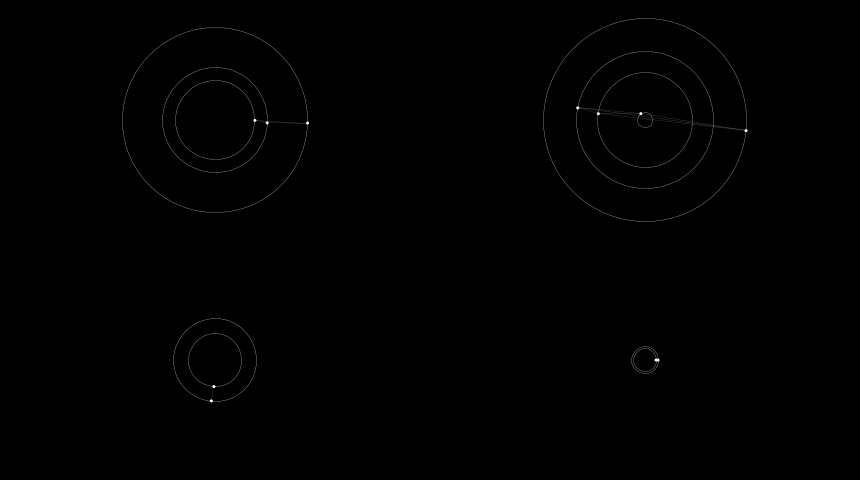
Frame 1 (no input)
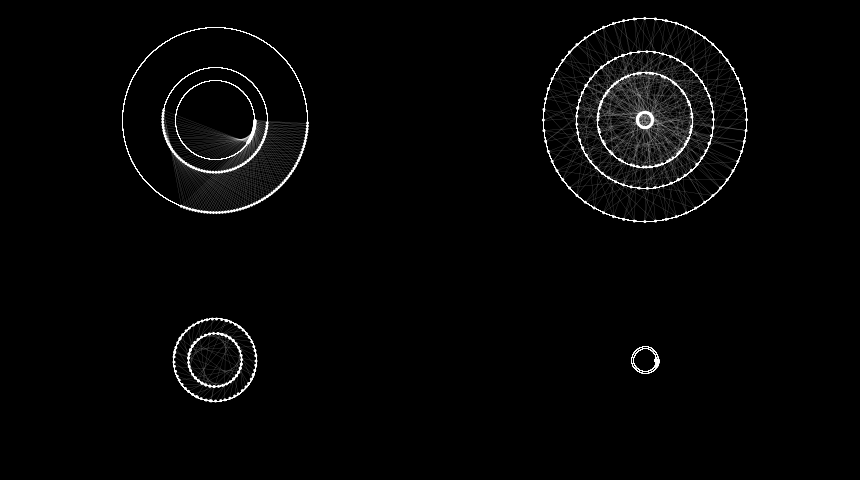
Frame 60 (the mouse pressed at the canvas centre just before this capture)
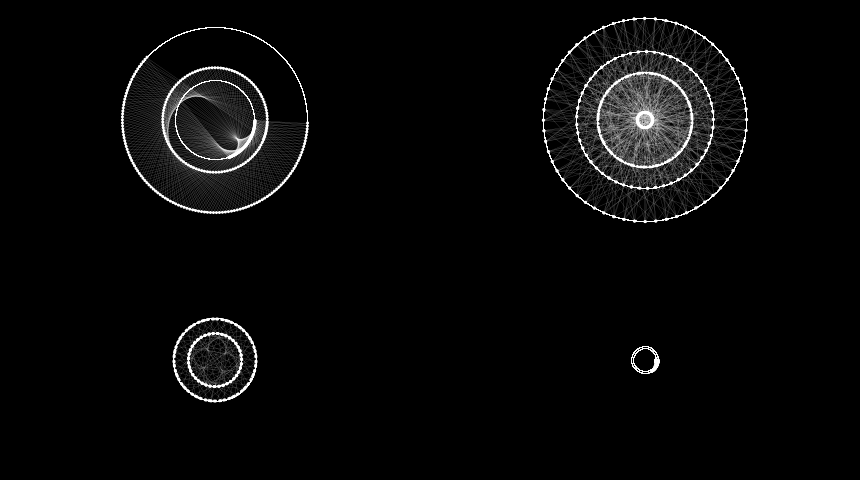
Frame 120 (the mouse held since frame 60 and released just before this capture)

The Processing sketch that drew these frames (run headless with seeded random() and noise(); from frame 60 on, the mouse is pressed at the canvas centre):

// Processing sketch: processing_158052
// ── processing_158052.pde

Orbiter[] orbiter0 = new Orbiter[int(random(2,5))];
Orbiter[] orbiter1 = new Orbiter[int(random(2,5))];
Orbiter[] orbiter2 = new Orbiter[int(random(2,5))];
Orbiter[] orbiter3 = new Orbiter[int(random(2,5))];

void setup() {
  size(860, 480);
  frameRate(10);
  
  for(int i= 0; i < orbiter0.length; i++){
    orbiter0[i] = new Orbiter(0,0,random(width/128, width/8), random(.001, .1));
  }
  
  for(int i= 0; i < orbiter1.length; i++){
    orbiter1[i] = new Orbiter(0,0,random(width/128, width/8), random(.1, 100));
  }
  
  for(int i= 0; i < orbiter2.length; i++){
    orbiter2[i] = new Orbiter(0,0,random(width/128, width/8), random(1, 1000));
  }
  
  for(int i= 0; i < orbiter3.length; i++){
    orbiter3[i] = new Orbiter(0,0,random(width/128, width/8), random(.001, .01));
  }
  
  fill(0);
  rect(0,0,width,height);
  
  strokeWeight(.25);
  
  smooth();
}

void draw() { 
  //background(0);
  //fill(0, 1);
  //rect(0,0,width,height);
  
  pushMatrix();
  translate( width * .25, height * .25);
  for(int i= 0; i < orbiter0.length; i++){
    orbiter0[i].updateOrbit();
  }
  
  for(int i= 0; i < orbiter0.length; i++){
    PVector point0 = (PVector) orbiter0[i].myObj;
    
    for (int c = 0; c < orbiter0.length; c++){
      PVector point1 = (PVector) orbiter0[c].myObj;
      stroke(255,50);
      line(point0.x, point0.y, point1.x, point1.y);
    }
  }
  popMatrix();
  
   pushMatrix();
  translate( width * .25, height * .75);
  for(int i= 0; i < orbiter1.length; i++){
    orbiter1[i].updateOrbit();
  }
  
  for(int i= 0; i < orbiter1.length; i++){
    PVector point2 = (PVector) orbiter1[i].myObj;
    
    for (int c = 0; c < orbiter1.length; c++){
      PVector point3 = (PVector) orbiter1[c].myObj;
      stroke(255,50);
      line(point2.x, point2.y, point3.x, point3.y);
    }
  }
  popMatrix();
  
   pushMatrix();
  translate( width * .75, height *.25 );
  for(int i= 0; i < orbiter2.length; i++){
    orbiter2[i].updateOrbit();
  }
  
  for(int i= 0; i < orbiter2.length; i++){
    PVector point3 = (PVector) orbiter2[i].myObj;
    
    for (int c = 0; c < orbiter2.length; c++){
      PVector point4 = (PVector) orbiter2[c].myObj;
      stroke(255,50);
      line(point3.x, point3.y, point4.x, point4.y);
    }
  }
  popMatrix();
  
  pushMatrix();
  translate( width * .75, height *.75 );
  for(int i= 0; i < orbiter3.length; i++){
    orbiter3[i].updateOrbit();
  }
  
  for(int i= 0; i < orbiter3.length; i++){
    PVector point5 = (PVector) orbiter3[i].myObj;
    
    for (int c = 0; c < orbiter3.length; c++){
      PVector point6 = (PVector) orbiter3[c].myObj;
      stroke(255,50);
      line(point5.x, point5.y, point6.x, point6.y);
    }
  }
  popMatrix();
  
  
}

class Orbiter {
  PVector myObj;
  float myRadius;
  float theta = 0;
  float speed;

  Orbiter(float tempX, float tempY, float tempRadius, float tempSpeed) {
    myObj = new PVector(tempX, tempY);
    myRadius = tempRadius;
    speed = tempSpeed;
  }

  void updateOrbit() {
    theta += speed;

    myObj.x = myRadius * cos( theta );
    myObj.y = myRadius * sin( theta );

    noFill();
    stroke( 255);
    ellipse(0, 0, myRadius*2, myRadius*2);

    noStroke();
    fill( 255 );
    ellipse( myObj.x, myObj.y, 3, 3);
  }
}
